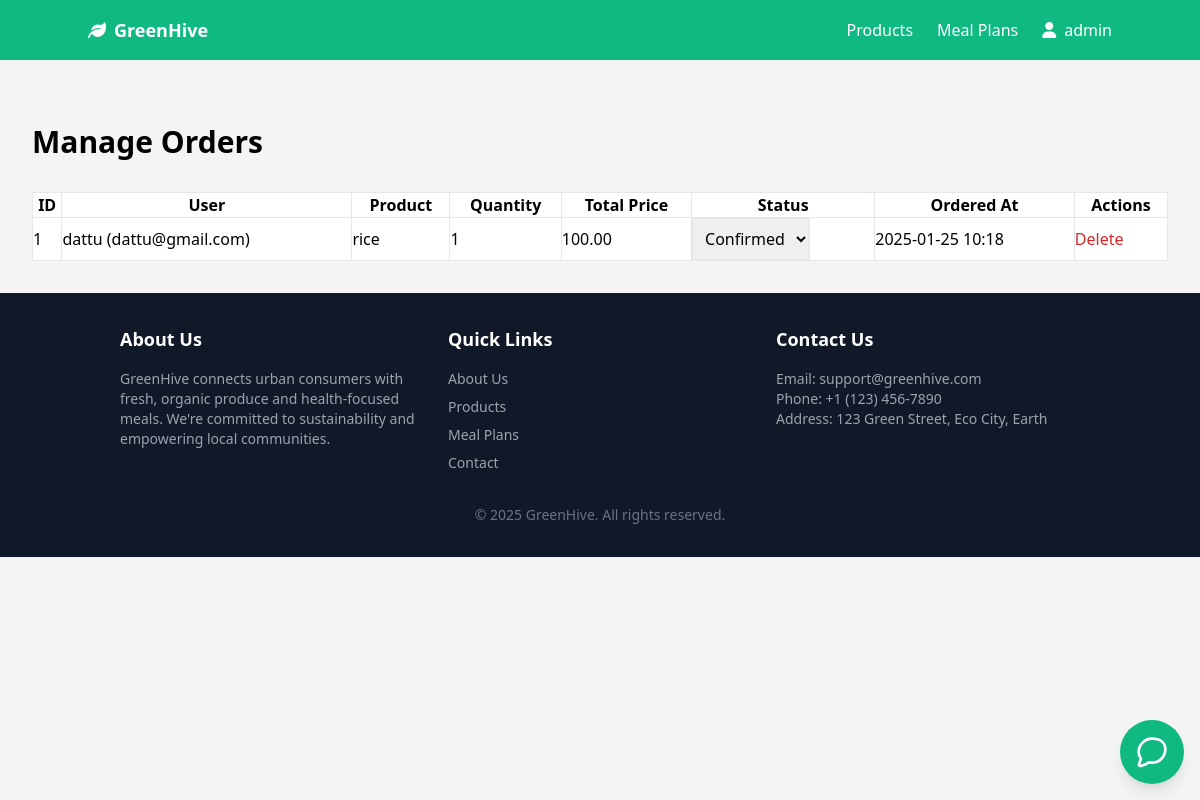
Screenshot of /admin/manage_orders.php (signed in) with the database file from the repository.
### tables this page shows
CREATE TABLE
    IF NOT EXISTS orders (
        id INT AUTO_INCREMENT PRIMARY KEY,
        user_id INT NOT NULL,
        product_id INT NOT NULL,
        quantity INT NOT NULL,
        total_price DECIMAL(10, 2) NOT NULL,
        status ENUM ('Pending', 'Confirmed', 'Shipped', 'Delivered') DEFAULT 'Pending',
        created_at TIMESTAMP DEFAULT CURRENT_TIMESTAMP,
        FOREIGN KEY (user_id) REFERENCES users (id) ON DELETE CASCADE,
        FOREIGN KEY (product_id) REFERENCES products (id) ON DELETE CASCADE
    );

CREATE TABLE
    IF NOT EXISTS users (
        id INT AUTO_INCREMENT PRIMARY KEY,
        name VARCHAR(100) NOT NULL,
        email VARCHAR(100) UNIQUE NOT NULL,
        phone_number VARCHAR(15),
        age INT,
        gender ENUM ('Male', 'Female', 'Other'),
        role ENUM ('Customer', 'Farmer', 'Admin') DEFAULT 'Customer',
        password VARCHAR(255) NOT NULL,
        created_at TIMESTAMP DEFAULT CURRENT_TIMESTAMP
    );

CREATE TABLE
    IF NOT EXISTS products (
        id INT AUTO_INCREMENT PRIMARY KEY,
        farmer_id INT NOT NULL,
        name VARCHAR(100) NOT NULL,
        category ENUM ('Vegetables', 'Fruits', 'Grains', 'Leafy Veg') NOT NULL,
        price DECIMAL(10, 2) NOT NULL,
        unit ENUM ('kg', 'piece') NOT NULL,
        total_stock INT NOT NULL,
        image_url VARCHAR(500) NOT NULL,
        created_at TIMESTAMP DEFAULT CURRENT_TIMESTAMP,
        FOREIGN KEY (farmer_id) REFERENCES users (id) ON DELETE CASCADE
    );

### admin/manage_orders.php (the view, shortened to what this page needs)
<?php
require_once __DIR__ . '/../includes/db_connect.php';
include __DIR__ . '/../includes/header.php';
$stmt = $pdo->query("
    SELECT
        o.id,
        o.quantity,
        o.total_price,
        o.status,
        o.created_at,
        u.name AS user_name,
        u.email AS user_email,
        p.name AS product_name,
        p.price AS product_price
    FROM orders AS o
    JOIN users AS u ON o.user_id = u.id
    JOIN products AS p ON o.product_id = p.id
    ORDER BY o.created_at DESC
");
$orders = $stmt->fetchAll(PDO::FETCH_ASSOC);
?>
<div class="flex-1 p-8">
    <h1 class="text-3xl font-bold mb-8">Manage Orders</h1>
    <table class="min-w-full bg-white border">
        <thead>
            <tr>
                <th class="border">ID</th>
                <th class="border">User</th>
                <th class="border">Product</th>
                <th class="border">Quantity</th>
                <th class="border">Total Price</th>
                <th class="border">Status</th>
                <th class="border">Ordered At</th>
                <th class="border">Actions</th>
            </tr>
        </thead>
        <tbody>
            <?php foreach ($orders as $order): ?>
                <tr>
                    <td class="border"><?= $order['id'] ?></td>
                    <td class="border">
                        <?= htmlspecialchars($order['user_name']) ?> (<?= htmlspecialchars($order['user_email']) ?>)
                    </td>
                    <td class="border"><?= htmlspecialchars($order['product_name']) ?></td>
                    <td class="border"><?= $order['quantity'] ?></td>
                    <td class="border"><?= $order['total_price'] ?></td>
                    <td class="border">
                        <form action="" method="POST">
                            <select name="status" class="border p-2" onchange="this.form.submit()">
                                <option value="Confirmed" <?= $order['status'] == 'Confirmed' ? 'selected' : '' ?>>Confirmed</option>
                            </select>
                        </form>
                    </td>
                    <td class="border"><?= date('Y-m-d H:i', strtotime($order['created_at'])) ?></td>
                    <td class="border">
                        <a href="?delete_order=<?= $order['id'] ?>" class="text-red-600" onclick="return confirm('Are you sure?')">Delete</a>
                    </td>
                </tr>
            <?php endforeach; ?>
        </tbody>
    </table>
</div>
<?php include __DIR__ . '/../includes/footer.php'; ?>

### assets/css/style.css (style rules this page uses)
* { margin: 0; padding: 0; box-sizing: border-box; }
body { font-family: Arial, sans-serif; line-height: 1.6; background-color: #f4f4f4; }

### rows the page displays
orders: id "1", user.name "dattu", user.email "dattu@gmail.com", product.name "rice", quantity "1", total_price "100.00", status "Confirmed", created_at "2025-01-25 10:18"

### other values shown
$_SESSION['user_name'] "admin"
